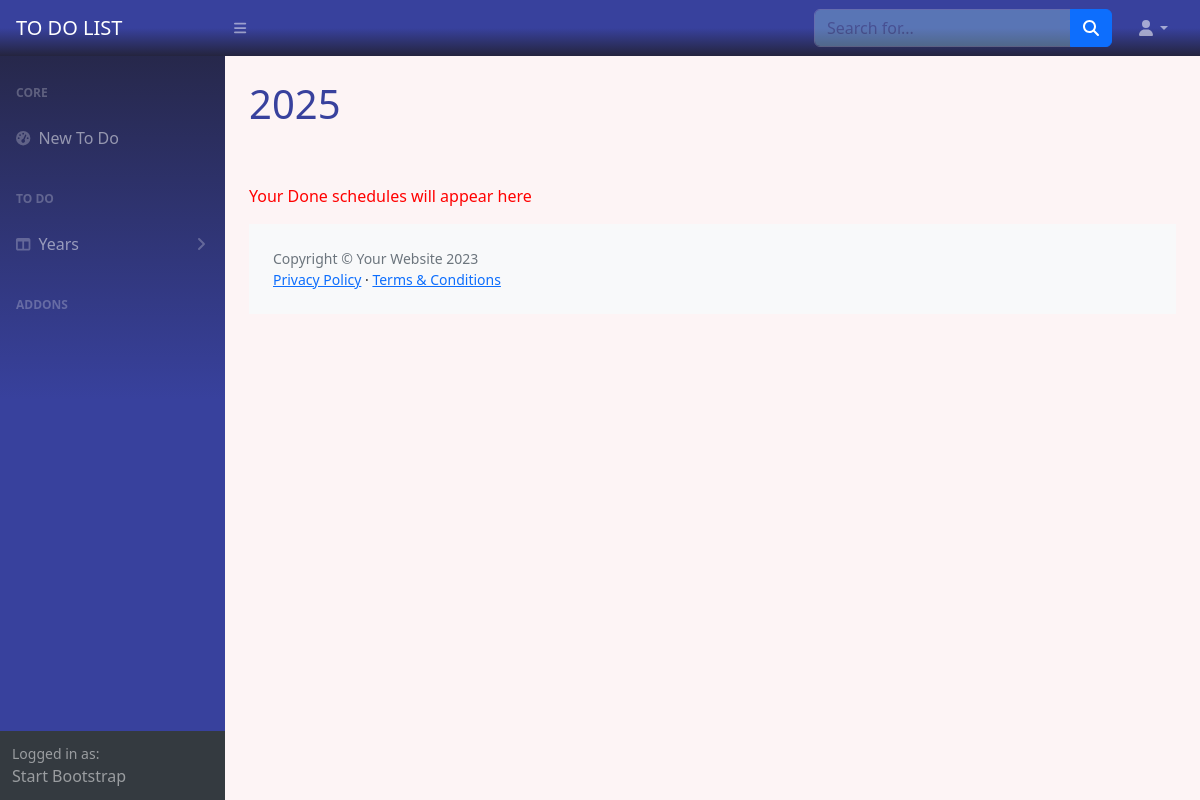
Page /year2025 (signed in) on the earlier database version.
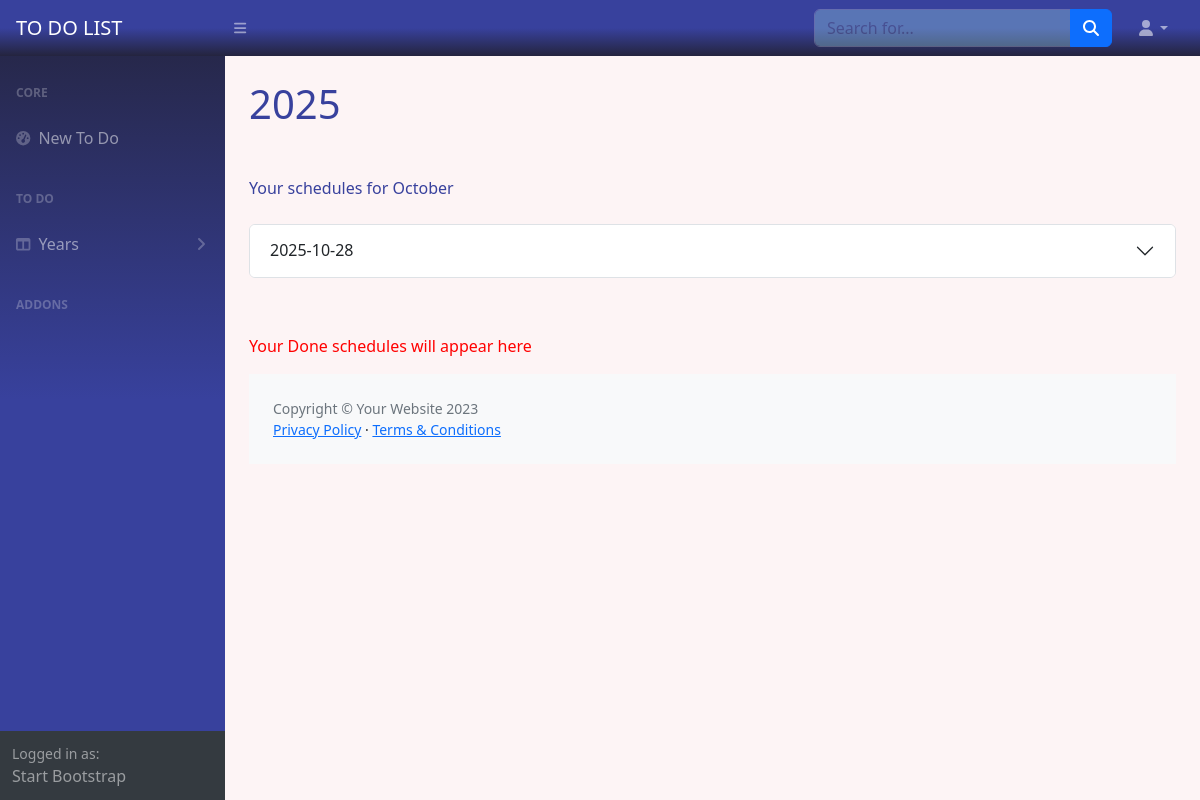
Same page on the later database version.
### test.py (models this page shows)
class Todos(UserMixin, db.Model):
    id = db.Column(db.Integer, primary_key=True)
    user_id = db.Column(db.Integer, nullable=False)
    title = db.Column(db.String(50), nullable=False)
    info = db.Column(db.String(50), nullable=True)
    due_date = db.Column(db.String)
    done = db.Column(db.Boolean, nullable=True)
    favorites = db.Column(db.Boolean)

### test.py (the view)
@app.route("/year<int:year>", methods=["GET", "POST"])
def years(year):
    all_years = []
    all_is_done = False
    unique_todo_date = []
    unique_done_date = []
    todo_date = []
    done_date = []
    result = db.session.execute(db.select(Todos))
    all_todos = result.scalars().all()
    result = db.session.execute(db.select(Done))
    all_dones = result.scalars().all()
    for i in all_todos:
        if i.user_id == current_user.id:
            todo_date.append(i.due_date)
            unique_todo_date = list(set(todo_date))
    for i in all_dones:
        if i.user_id == current_user.id:
            done_date.append(i.due_date)
            unique_done_date = list(set(done_date))
    for date in unique_todo_date:
        year = "".join(date).split('-')[0]
        all_years.append(year)
    all_years = list(set(all_years))
    for date in unique_done_date:
        year = "".join(date).split('-')[0]
        all_years.append(year)
    all_years = list(set(all_years))
    if not todo_date :
        no_date = True
    else:
        no_date = False
    if not all_todos and not all_dones:
        pass
    elif not all_todos:
        all_is_done = True
    return render_template('years.html', todos=all_todos, dones=all_dones,
                           user=current_user, unique_done_date=sorted(list(set(unique_done_date))),
                           unique_todo_date=sorted(list(set(unique_todo_date))),
                           today=TODAY, no_date=no_date, all_is_done=all_is_done, years=sorted(list(set(all_years))),
                           selected_year=request.url.split('year')[-1], current_month=dt.datetime.now().strftime("%B"),
                           datetime=dt.datetime)

### test.py (called while the page is built)
@login_manager.user_loader
def load_user(user_id):
    return db.get_or_404(User, user_id)

@app.template_filter()
def month_name(month_number):
    try:
        month_number = int(month_number)
        return calendar.month_name[month_number]
    except (ValueError, IndexError):
        return month_number  # Return the original input if not a valid month number

### templates/years.html (shortened to what this page needs)
{%include 'header.html'%}
<main>
    <div class="container-fluid px-4 ">
        <h1 class="mt-4 my-5" style="color:#38419D">{{selected_year}}</h1>
        {%for date in unique_todo_date%}
        {%if selected_year in date%}
                <div class="breadcrumb my-2">
            {%if not "".join(date).split('-')[1] == "".join(unique_todo_date[unique_todo_date.index(date)-1]).split('-')[1]%}
            <p class="breadcrumb-item active" style="color:#38419D">Your schedules for {{"".join(date).split('-')[1]|month_name}}</p>
            {%endif%}
        </div>
        <div class="accordion my-2" id="accordionTodo{{date}}">
                <div class="accordion-item">
                    {%if date == today%}
                        <h2 class="accordion-header">
                            <button class="accordion-button collapsed" type="button" data-bs-toggle="collapse"
                                    data-bs-target="#collapseTodo{{date}}"
                                    aria-expanded="false" aria-controls="collapseTodo{{date}}">
                                Today
                            </button>
                        </h2>
                    {%else%}
                        <h2 class="accordion-header">
                          <button class="accordion-button collapsed" type="button" data-bs-toggle="collapse"
                                  data-bs-target="#collapseTodo{{date}}" aria-expanded="false"
                                  aria-controls="collapseTodo{{date}}">
                            {{date}}
                          </button>
                        </h2>
                    {%endif%}
                </div>
            {%endif%}
    {%endfor%}
<p style="color:red;margin-top:6%">Your Done schedules will appear here</p>
{%include 'footer.html'%}

Differences in the rows shown:
added Todos: due_date "October", due_date "2025-10-28"
